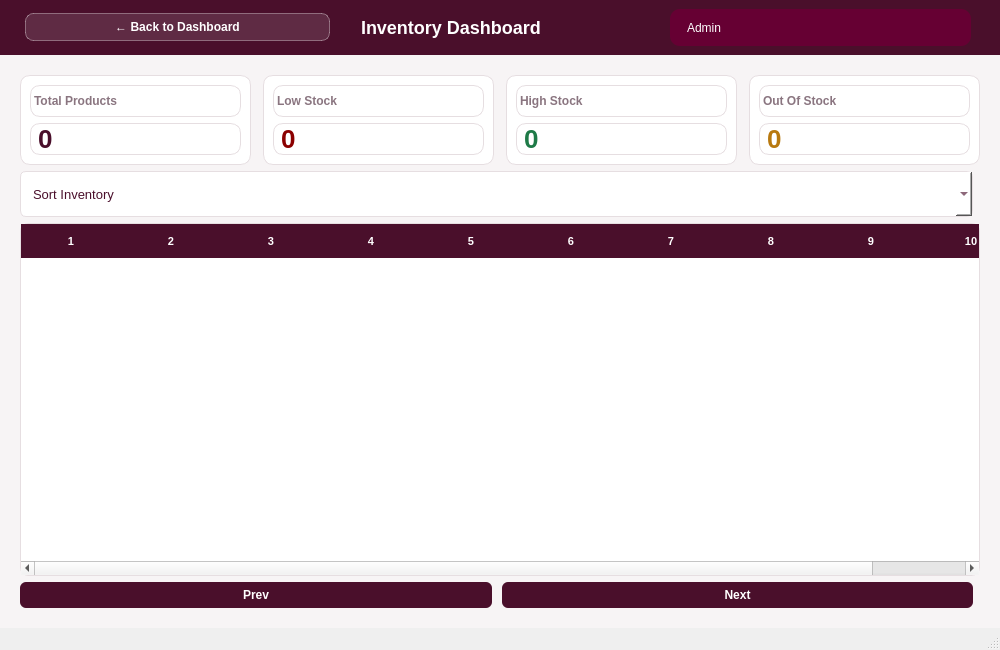
<?xml version="1.0" encoding="UTF-8"?>
<ui version="4.0">
 <class>inventory</class>
 <widget class="QMainWindow" name="inventory">
  <property name="geometry">
   <rect><x>0</x><y>0</y><width>1000</width><height>650</height></rect>
  </property>
  <property name="windowTitle"><string>Sajilo Bazar - Inventory Dashboard</string></property>
  <widget class="QWidget" name="centralwidget">
   <layout class="QVBoxLayout" name="mainLayout">
    <property name="spacing"><number>0</number></property>
    <property name="leftMargin"><number>0</number></property>
    <property name="topMargin"><number>0</number></property>
    <property name="rightMargin"><number>0</number></property>
    <property name="bottomMargin"><number>0</number></property>
    <item>
     <widget class="QFrame" name="topbarFrame">
      <property name="styleSheet"><string>QFrame#topbarFrame { background-color: #4A0F2B; }</string></property>
      <property name="minimumSize"><size><width>0</width><height>55</height></size></property>
      <property name="maximumSize"><size><width>16777215</width><height>55</height></size></property>
      <layout class="QHBoxLayout">
       <item>
        <widget class="QPushButton" name="btnBackToDashboard">
         <property name="cursor">
          <cursorShape>PointingHandCursor</cursorShape>
         </property>
         <property name="styleSheet"><string>QPushButton { background-color: rgba(255,255,255,0.12); color: #FFFFFF; border: 1px solid rgba(255,255,255,0.35); border-radius: 8px; padding: 6px 14px; font-size: 12px; font-weight: bold; margin-left: 16px; } QPushButton:hover { background-color: rgba(255,255,255,0.22); }</string></property>
         <property name="text"><string>← Back to Dashboard</string></property>
        </widget>
       </item>
       <item>
        <widget class="QLabel" name="pageTitle">
         <property name="text"><string>Inventory Dashboard</string></property>
         <property name="styleSheet"><string>QLabel { color: #FFFFFF; font-size: 18px; font-weight: bold; padding-left: 20px; }</string></property>
        </widget>
       </item>
       <item>
        <spacer><property name="orientation"><enum>Qt::Horizontal</enum></property></spacer>
       </item>
       <item>
        <widget class="QLabel" name="adminBadge">
         <property name="text"><string>Admin</string></property>
         <property name="styleSheet"><string>QLabel { background-color: #660033; color: #FFFFFF; border-radius: 10px; padding: 4px 14px; font-size: 12px; margin-right: 20px; }</string></property>
        </widget>
       </item>
      </layout>
     </widget>
    </item>
    <item>
     <widget class="QFrame" name="contentFrame">
      <property name="styleSheet"><string>QFrame#contentFrame { background-color: #F7F4F5; }</string></property>
      <layout class="QVBoxLayout" name="contentLayout">
       <property name="leftMargin"><number>20</number></property>
       <property name="topMargin"><number>20</number></property>
       <property name="rightMargin"><number>20</number></property>
       <property name="bottomMargin"><number>20</number></property>
       <item>
        <layout class="QHBoxLayout" name="statsLayout">
         <property name="spacing"><number>12</number></property>
         <item>
          <widget class="QFrame" name="cardTotal">
           <property name="styleSheet"><string>QFrame { background-color: #FFFFFF; border-radius: 10px; border: 1px solid #E6DEE1; }</string></property>
           <property name="minimumSize"><size><width>0</width><height>90</height></size></property>
           <layout class="QVBoxLayout">
            <item><widget class="QLabel" name="lblTotalTitle"><property name="text"><string>Total Products</string></property><property name="styleSheet"><string>QLabel { color: #8A7580; font-size: 12px; font-weight: bold; }</string></property></widget></item>
            <item><widget class="QLabel" name="lblTotalValue"><property name="text"><string>0</string></property><property name="styleSheet"><string>QLabel { color: #4A0F2B; font-size: 26px; font-weight: bold; }</string></property></widget></item>
           </layout>
          </widget>
         </item>
         <item>
          <widget class="QFrame" name="cardLowStock">
           <property name="styleSheet"><string>QFrame { background-color: #FFFFFF; border-radius: 10px; border: 1px solid #E6DEE1; }</string></property>
           <property name="minimumSize"><size><width>0</width><height>90</height></size></property>
           <layout class="QVBoxLayout">
            <item><widget class="QLabel" name="lblLowStockTitle"><property name="text"><string>Low Stock</string></property><property name="styleSheet"><string>QLabel { color: #8A7580; font-size: 12px; font-weight: bold; }</string></property></widget></item>
            <item><widget class="QLabel" name="lblLowStockValue"><property name="text"><string>0</string></property><property name="styleSheet"><string>QLabel { color: #8B0000; font-size: 26px; font-weight: bold; }</string></property></widget></item>
           </layout>
          </widget>
         </item>
         <item>
          <widget class="QFrame" name="cardHighStock">
           <property name="styleSheet"><string>QFrame { background-color: #FFFFFF; border-radius: 10px; border: 1px solid #E6DEE1; }</string></property>
           <property name="minimumSize"><size><width>0</width><height>90</height></size></property>
           <layout class="QVBoxLayout">
            <item><widget class="QLabel" name="lblHighStockTitle"><property name="text"><string>High Stock</string></property><property name="styleSheet"><string>QLabel { color: #8A7580; font-size: 12px; font-weight: bold; }</string></property></widget></item>
            <item><widget class="QLabel" name="lblHighStockValue"><property name="text"><string>0</string></property><property name="styleSheet"><string>QLabel { color: #1E7A47; font-size: 26px; font-weight: bold; }</string></property></widget></item>
           </layout>
          </widget>
         </item>
         <item>
          <widget class="QFrame" name="cardOutOfStock">
           <property name="styleSheet"><string>QFrame { background-color: #FFFFFF; border-radius: 10px; border: 1px solid #E6DEE1; }</string></property>
           <property name="minimumSize"><size><width>0</width><height>90</height></size></property>
           <layout class="QVBoxLayout">
            <item><widget class="QLabel" name="lblOutOfStockTitle"><property name="text"><string>Out Of Stock</string></property><property name="styleSheet"><string>QLabel { color: #8A7580; font-size: 12px; font-weight: bold; }</string></property></widget></item>
            <item><widget class="QLabel" name="lblOutOfStockValue"><property name="text"><string>0</string></property><property name="styleSheet"><string>QLabel { color: #B8790F; font-size: 26px; font-weight: bold; }</string></property></widget></item>
           </layout>
          </widget>
         </item>
        </layout>
       </item>
       <item>
        <layout class="QHBoxLayout" name="filterLayout">
         <property name="spacing"><number>10</number></property>
         <item>
          <widget class="QComboBox" name="sortInventory">
           <property name="styleSheet"><string>QComboBox { background-color: #FFFFFF; border: 1px solid #E6DEE1; border-radius: 6px; padding: 4px 12px; font-size: 13px; color: #4A0F2B; min-height: 36px; }</string></property>
           <item><property name="text"><string>Sort Inventory</string></property></item>
           <item><property name="text"><string>Name (A-Z)</string></property></item>
           <item><property name="text"><string>Stock (Low to High)</string></property></item>
           <item><property name="text"><string>Expiry Date</string></property></item>
          </widget>
         </item>
         <item>
          <spacer><property name="orientation"><enum>Qt::Horizontal</enum></property></spacer>
         </item>
        </layout>
       </item>
       <item>
        <widget class="QTableWidget" name="inventoryTable">
        <property name="styleSheet"><string>QTableWidget { background-color: #FFFFFF; border: 1px solid #E6DEE1; border-radius: 8px; gridline-color: #F5EEF0; font-size: 13px; selection-background-color: #F3E6EC; selection-color: #4A0F2B; } QTableWidget::item { padding: 8px; color: #4A0F2B; } QHeaderView::section { background-color: #4A0F2B; color: #FFFFFF; font-size: 11px; font-weight: bold; padding: 8px; border: none; }</string></property>

         <property name="rowCount"><number>0</number></property>
         <property name="columnCount"><number>10</number></property>
         <property name="selectionBehavior"><enum>QAbstractItemView::SelectRows</enum></property>
         <property name="alternatingRowColors"><bool>true</bool></property>
         <property name="editTriggers"><set>QAbstractItemView::NoEditTriggers</set></property>
        </widget>
       </item>
       <item>
        <layout class="QHBoxLayout" name="navLayout">
         <property name="spacing"><number>10</number></property>
         <item>
          <widget class="QPushButton" name="btnPrev">
           <property name="text"><string>Prev</string></property>
           <property name="styleSheet"><string>QPushButton { background-color: #4A0F2B; color: white; border: none; border-radius: 6px; padding: 6px 16px; font-size: 12px; font-weight: bold; } QPushButton:hover { background-color: #660033; }</string></property>
          </widget>
         </item>
         <item>
          <widget class="QPushButton" name="btnNext">
           <property name="text"><string>Next</string></property>
           <property name="styleSheet"><string>QPushButton { background-color: #4A0F2B; color: white; border: none; border-radius: 6px; padding: 6px 16px; font-size: 12px; font-weight: bold; } QPushButton:hover { background-color: #660033; }</string></property>
          </widget>
         </item>
         <item>
          <spacer><property name="orientation"><enum>Qt::Horizontal</enum></property></spacer>
         </item>
        </layout>
       </item>
      </layout>
     </widget>
    </item>
   </layout>
  </widget>
  <widget class="QMenuBar" name="menubar"/>
  <widget class="QStatusBar" name="statusbar"/>
 </widget>
 <resources/>
 <connections/>
</ui>
